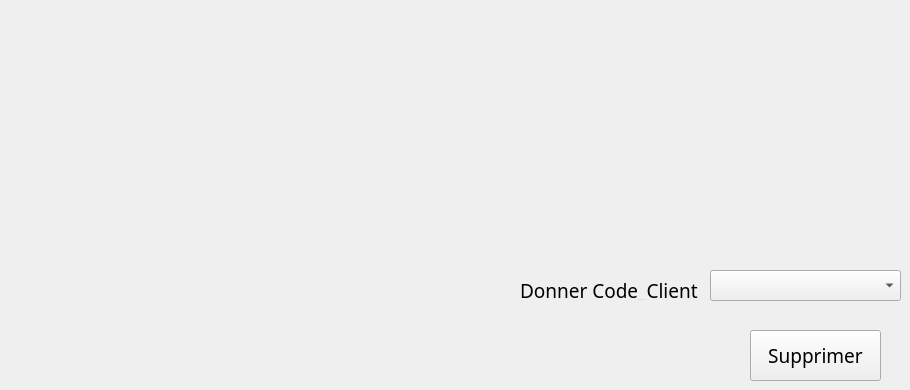
      <widget class="QWidget" name="page_13">
       <widget class="QPushButton" name="pb_suppmariem">
        <property name="geometry">
         <rect>
          <x>750</x>
          <y>330</y>
          <width>131</width>
          <height>51</height>
         </rect>
        </property>
        <property name="font">
         <font>
          <family>Vijaya</family>
          <pointsize>14</pointsize>
          <weight>50</weight>
          <italic>false</italic>
          <bold>false</bold>
         </font>
        </property>
        <property name="text">
         <string>Supprimer</string>
        </property>
       </widget>
       <widget class="QLabel" name="label_8">
        <property name="geometry">
         <rect>
          <x>520</x>
          <y>280</y>
          <width>191</width>
          <height>20</height>
         </rect>
        </property>
        <property name="font">
         <font>
          <family>Vijaya</family>
          <pointsize>14</pointsize>
          <weight>50</weight>
          <italic>false</italic>
          <bold>false</bold>
         </font>
        </property>
        <property name="text">
         <string>Donner Code_Client</string>
        </property>
       </widget>
       <widget class="QComboBox" name="comboBox_Supp">
        <property name="geometry">
         <rect>
          <x>710</x>
          <y>270</y>
          <width>191</width>
          <height>31</height>
         </rect>
        </property>
       </widget>
      </widget>
